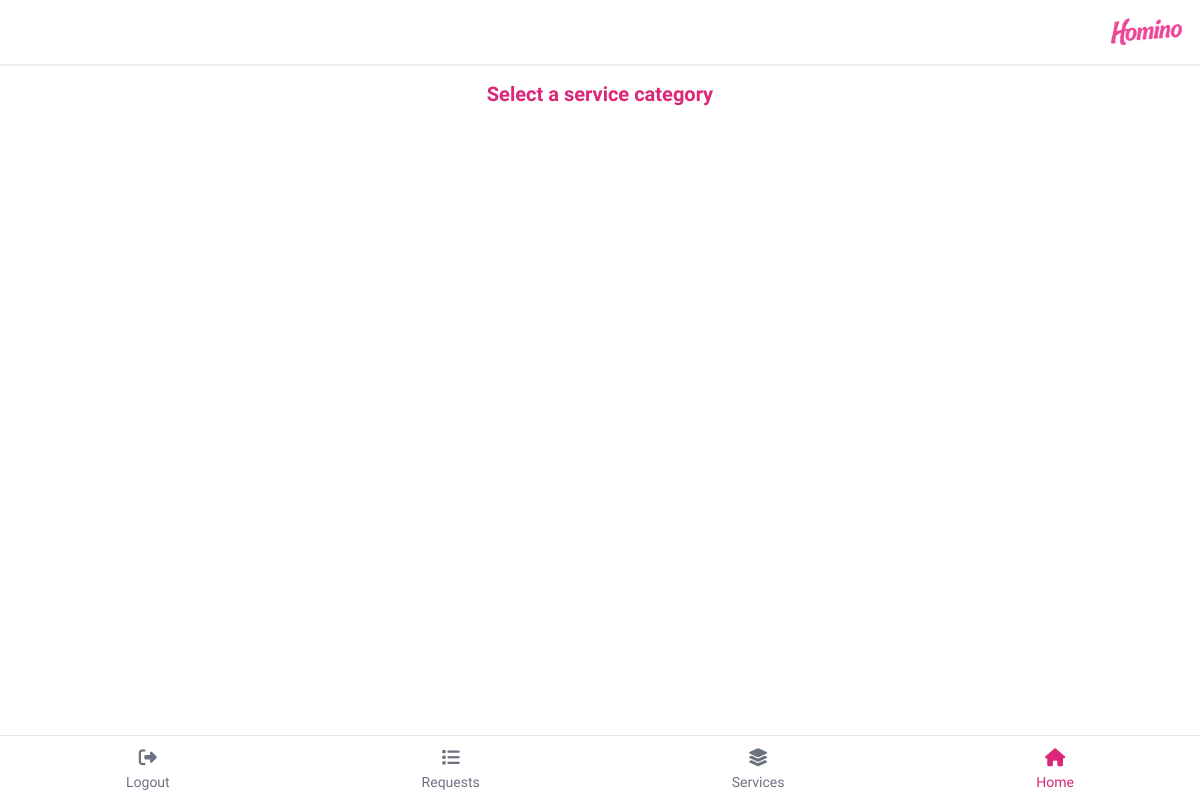
Page /home/ on the earlier database version.
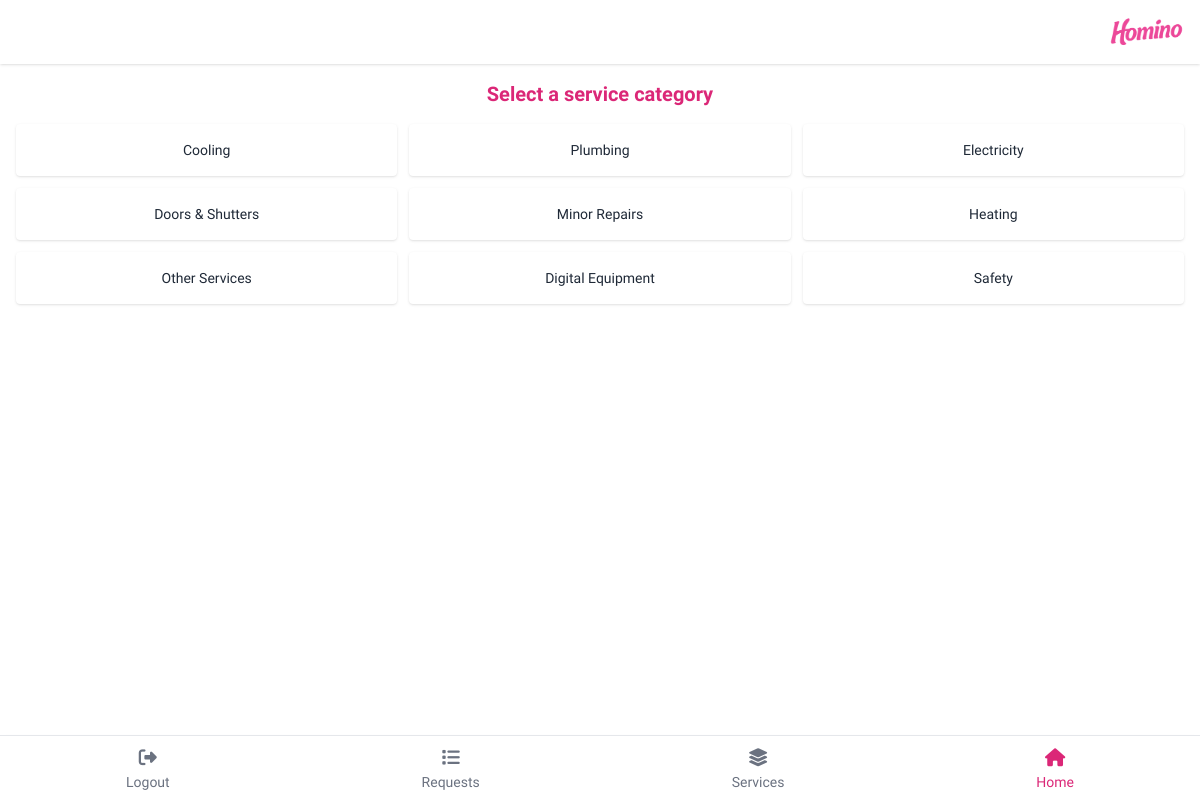
Same page on the later database version.
### services/models.py (models this page shows, shortened)
class ServiceCategory(MPTTModel):
    title = models.CharField(max_length=100)
    slug = models.SlugField(unique=True)
    icon = models.CharField(max_length=50, blank=True, null=True)  # 👈 اضافه شده
    description = models.TextField(blank=True, null=True)
    parent = TreeForeignKey(
        "self",
        on_delete=models.CASCADE,
        null=True,
        blank=True,
        related_name="children",
        verbose_name="Parent Category",
    )
    class MPTTMeta:
        order_insertion_by = ["title"]

### services/views.py (the view)
# urls.py: path("", include("services.urls")),  # splash, home, categories, ...
def home(request):
    categories = ServiceCategory.objects.filter(parent__isnull=True).prefetch_related(
        "children"
    )
    return render(request, "services/customer/home.html", {"categories": categories})

### services/templates/services/customer/home.html (shortened to what this page needs)
{% extends "base.html" %}
{% load i18n %}
{% block content %}
<h2 class="text-xl font-bold text-center text-pink-600 mb-4">{{ _('Select a service category') }}</h2>
<div id="mainCategories" class="grid grid-cols-2 sm:grid-cols-3 gap-3">
    {% for category in categories %}
    <button onclick="showSubcategories('{{ category.id }}')"
            data-catname="{{ category.title|escapejs }}"
            class="bg-white px-2 py-4 text-sm text-center shadow rounded hover:bg-pink-50">
        {{ category.title }}
    </button>
    {% endfor %}
</div>
{% endblock %}

### templates/base.html (shortened to what this page needs)
<!DOCTYPE html>
<html lang="en" dir="rtl">
{% load static i18n %}
<head>
    <script src="https://cdn.tailwindcss.com"></script>
    <link rel="stylesheet" href="https://cdnjs.cloudflare.com/ajax/libs/font-awesome/6.5.0/css/all.min.css">
</head>
<body class="bg-white text-gray-800 pb-16">
<header class="bg-white shadow p-4 flex items-center justify-between">
    <img src="{% static 'images/logo_homino.png' %}" alt="Homino Logo" class="h-8">
</header>
<main class="p-4">
    {% block content %}{% endblock %}
</main>
<footer class="fixed bottom-0 w-full bg-white border-t shadow-md flex justify-around text-sm z-50">
    <a href="{% url 'home' %}" class="flex flex-col items-center justify-center p-2 text-pink-600">
        <i class="fas fa-home text-lg"></i>
        <span>{% trans "Home" %}</span>
    </a>
    <a href="{% url 'service_list' %}" class="flex flex-col items-center justify-center p-2 text-gray-500 hover:text-pink-600">
        <i class="fas fa-layer-group text-lg"></i>
        <span>{% trans "Services" %}</span>
    </a>
    <a href="{% url 'request_list' %}" class="flex flex-col items-center justify-center p-2 text-gray-500 hover:text-pink-600">
        <i class="fas fa-list text-lg"></i>
        <span>{% trans "Requests" %}</span>
    </a>
    <a href="{% url 'logout' %}" class="flex flex-col items-center justify-center p-2 text-gray-500 hover:text-pink-600">
        <i class="fas fa-sign-out-alt text-lg"></i>
        <span>{% trans "Logout" %}</span>
    </a>
</footer>
</body>
</html>

### templates/base.html (style rules this page uses)
body { font-family: 'Vazirmatn', sans-serif; }

Differences in the rows shown:
added ServiceCategory: title "Electricity"
added ServiceCategory: title "Plumbing"
added ServiceCategory: title "Cooling"
added ServiceCategory: title "Heating"
added ServiceCategory: title "Minor Repairs"
added ServiceCategory: title "Doors & Shutters"
added ServiceCategory: title "Safety"
added ServiceCategory: title "Digital Equipment"
added ServiceCategory: title "Other Services"
